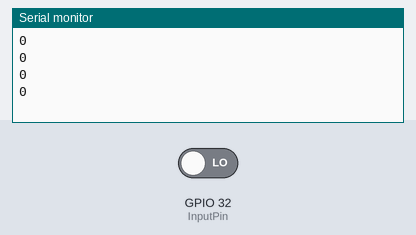
The sketch below on a simulated ESP32. Parts: the last lines printed to the serial monitor. The test bench sets the inputs (shaded band); at power-on: GPIO 32 (InputPin) LOW.

Above: at 1.2 s.
1.3 s: GPIO 32 (InputPin) driven HIGH
At 2.0 s:
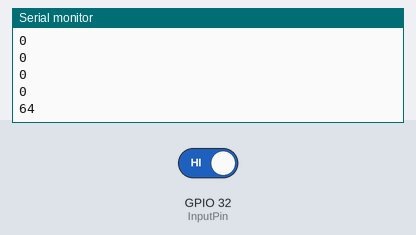
2.8 s: GPIO 32 (InputPin) driven LOW
At 3.5 s:
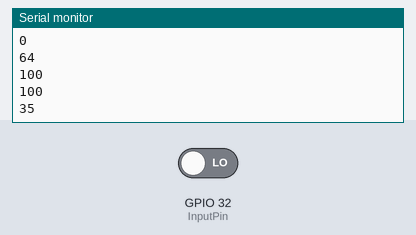
Timing chart, 0 to 5.8 s (numbered marks = the images above; inputs shaded):
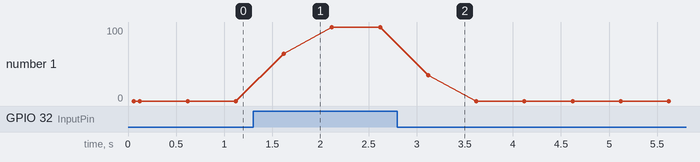

Measured:
- after the input at 1.3 s, the serial monitor: prints a new line after 0.32 s (image 1)
- after the input at 2.8 s, the serial monitor: prints a new line after 0.32 s (image 2)
- plotted number 1: 0 → 100 after the input at 1.3 s

The sketch:

10_ImpactSensor.ino
```cpp
//Connect vibration sensor to IN connector
//Slide switch on the ESP32 dongle:3.3V.(Also 5.0V OK)

#define InputPin 32
int val;

void setup() {
  Serial.begin(115200);
  pinMode(InputPin,INPUT);
}

int SensAve(){
  int i;
  int sval=0;
  int ave=0;
  for (i = 0; i < 10000; i++){
    sval = sval + digitalRead(InputPin);
  }
  ave = sval / 100;
  return ave;
}

void loop() {
  val = SensAve();
  Serial.println(val);
}
```
